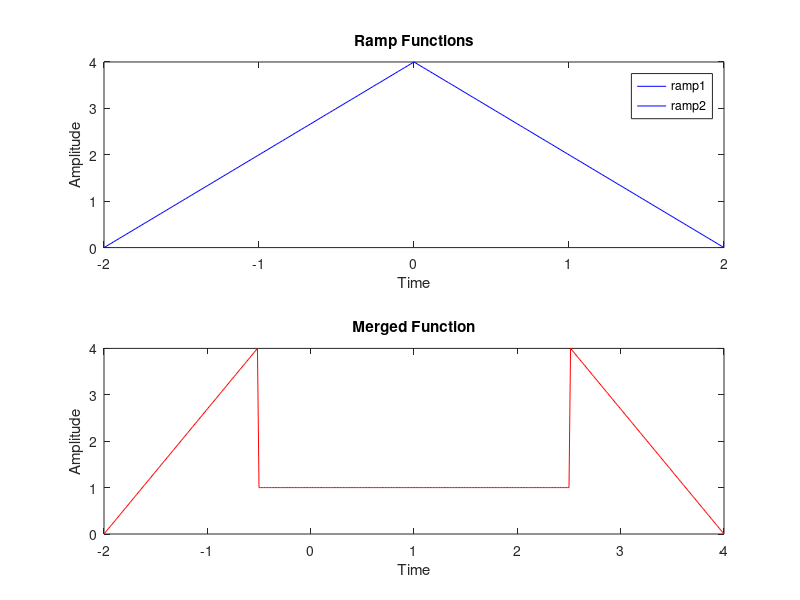

Write MATLAB code to recreate this figure.
% ramp functions
t1 = linspace(-2, 0, 100);
r1 = 2 * t1 + 4;

t2 = linspace(0, 2, 100);
r2 = -2 * t2 + 4;

% step function
step = ones(1, 201);

merged = [r1 step r2];

subplot(2, 1, 1)
plot(t1, r1, 'b', t2, r2, 'b')
title('Ramp Functions')
xlabel('Time')
ylabel('Amplitude')
legend('ramp1','ramp2')

subplot(2, 1, 2)
plot(linspace(-2, 4, 401), merged, 'r')
title('Merged Function')
xlabel('Time')
ylabel('Amplitude')
